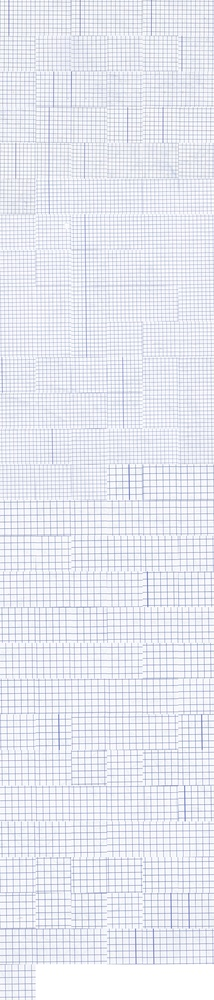
#> input picture contact_sheet.jpg, 214 x 1000 px, shrunk from 1536 x 7168 before the run
$ python digitize_notebook.py --input ../../contact_sheet.jpg --output out.png
#> lines starting #> are read from the running program, lines starting #| are printed output that depends on the picture
#!/usr/bin/env python3
"""
digitize_notebook.py — v4
==========================
Digitaliza dibujos escaneados de libretas de cuadrícula azul.

Pipeline:
  1. Detecta tintas de color (rojo, verde, etc.) sobre la imagen original.
  2. Construye un canal sintético que aclara la cuadrícula azul sin tocar los trazos.
  3. Extrae la máscara del dibujo mediante umbral adaptativo sobre ese canal.
  4. Detecta cuadrícula residual (líneas largas y rectas) y la repara con inpainting.
  5. Re-extrae la máscara sobre la imagen ya reparada.
  6. Fusiona la máscara del dibujo con las tintas de color detectadas.
  7. Elimina ruido puntual analizando componentes conectados por tamaño y contexto.
  8. Exporta imagen final: papel blanco, trazos negros.

Uso básico:
  python digitize_notebook.py -i escan.png -o digital.png
  python digitize_notebook.py -i escan.png -o digital.png --debug
  python digitize_notebook.py -i escan.png -o digital.png --alpha 5 --c-offset 7

Ajuste fino:
  Queda cuadrícula           → subir --alpha (5-6)  o  --c-offset (7-9)
  Faltan trazos claros       → bajar --alpha (2-3)  o  --c-offset (3-4)
  Mucho ruido de puntos      → subir --noise-area-small (25-30)
  Se pierden detalles finos  → bajar --noise-area-small (10-15)

Requisitos:
  pip install opencv-python-headless numpy

Autor: generado con Claude (Anthropic) — v3
"""

import argparse
import os
import sys
from pathlib import Path

import cv2
import numpy as np

# ─────────────────────────────────────────────────────────────────────────────
# HELPERS DE I/O SEGUROS CON UNICODE
# cv2.imread / cv2.imwrite fallan silenciosamente en rutas con tildes, espacios
# o caracteres no-ASCII en Windows y algunos Linux. La solución es leer/escribir
# los bytes del archivo manualmente y dejar que OpenCV decodifique el buffer.
# ─────────────────────────────────────────────────────────────────────────────


def _imread(path: str) -> np.ndarray | None:
    """cv2.imread con soporte completo de Unicode en la ruta.

    Args:
        path: Ruta al archivo de imagen (acepta tildes, espacios, etc.)

    Returns:
        Imagen BGR uint8 o None si el archivo no existe / no es una imagen.
    """
    buf = np.fromfile(path, dtype=np.uint8)
    return cv2.imdecode(buf, cv2.IMREAD_COLOR)


def _imwrite(path: str, img: np.ndarray) -> bool:
    """cv2.imwrite con soporte completo de Unicode en la ruta.

    Infiere el formato por la extensión del path (igual que cv2.imwrite).

    Args:
        path: Ruta de destino.
        img:  Imagen BGR o grayscale, dtype uint8.

    Returns:
        True si se guardó correctamente, False en caso contrario.
    """
    ext = Path(path).suffix.lower()
    ok, buf = cv2.imencode(ext, img)
    if not ok:
        return False
    buf.tofile(path)
    return True


# ─────────────────────────────────────────────────────────────────────────────
# PARÁMETROS POR DEFECTO
# ─────────────────────────────────────────────────────────────────────────────

# Canal sintético
DEFAULT_ALPHA = 4  # Fuerza de supresión azul. Subir → más cuadrícula eliminada.

# Umbral adaptativo
DEFAULT_BLOCK = 25  # Tamaño de vecindario adaptativo (impar, ≥ 15).
DEFAULT_C_OFFSET = (
    5  # Offset del umbral. Subir → más selectivo (menos falsos positivos).
)

# Detección de cuadrícula residual
DEFAULT_GRID_KERNEL = (
    120  # Longitud mínima (px) de línea recta para clasificarla como cuadrícula.
)
DEFAULT_INPAINT_R = 4  # Radio del inpainting TELEA para reparar zonas de cuadrícula.

# Limpieza de ruido por componentes
DEFAULT_NOISE_SMALL = (
    20  # Área (px) por debajo de la cual un componente aislado es ruido seguro.
)
DEFAULT_NOISE_MEDIUM = (
    100  # Área (px) por debajo de la cual se aplica criterio de forma.
)
DEFAULT_NOISE_RADIUS = (
    25  # Radio de influencia (px) de los trazos grandes para proteger vecinos.
)
DEFAULT_NOISE_DENSITY = (
    0.60  # Densidad mínima (area/bbox) para clasificar un mediano como blob=ruido.
)

# Tintas de color: rangos HSV (H 0-180, S 0-255, V 0-255)
# Añadir o quitar entradas para soportar más colores.
COLOR_INK_RANGES = [
    # nombre,   H_lo, H_hi,  S_lo, V_lo, V_hi,  R-G_min, R-B_min   (condición RGB adicional)
    ("rojo", 0, 12, 40, 40, 230, 15, 15),
    ("rojo-mag", 155, 180, 40, 40, 230, 15, 15),
]


# ─────────────────────────────────────────────────────────────────────────────
# PASO 0 — CARGA Y ANÁLISIS
# ─────────────────────────────────────────────────────────────────────────────


def load_image(path: str) -> np.ndarray:
    img = _imread(path)
    if img is None:
        raise FileNotFoundError(f"No se puede abrir: {path}")
    return img


def analyze_image(img: np.ndarray) -> dict:
    b, g, r = cv2.split(img)
    excess = float(b.mean()) - float(r.mean())
    info = {"blue_excess": excess, "shape": img.shape}
    if excess > 5:
        print(f"  Cuadrícula AZUL detectada (B−R = {excess:.1f})")
    else:
        print(f"  Exceso azul bajo (B−R = {excess:.1f}) — puede no ser cuadrícula azul")
    return info


# ─────────────────────────────────────────────────────────────────────────────
# PASO 1 — DETECCIÓN DE TINTAS DE COLOR
# ─────────────────────────────────────────────────────────────────────────────


def detect_color_inks(img: np.ndarray) -> np.ndarray:
    """
    Detecta tintas de color (rojo, verde, etc.) sobre la imagen ORIGINAL
    antes de cualquier procesado, ya que el canal sintético las eliminaría.

    Estrategia doble:
      - Filtro HSV: captura por tono y saturación.
      - Filtro RGB: el canal dominante debe superar a los otros en al menos
        un umbral (evita falsos positivos en sombras grises desaturadas).

    Retorna máscara uint8 acumulada de todos los colores: 255 = tinta de color.
    """
    hsv = cv2.cvtColor(img, cv2.COLOR_BGR2HSV)
    b_ch, g_ch, r_ch = cv2.split(img)
    h_ch, s_ch, v_ch = cv2.split(hsv)

    combined = np.zeros(img.shape[:2], dtype=np.uint8)

    for name, h_lo, h_hi, s_lo, v_lo, v_hi, rg_min, rb_min in COLOR_INK_RANGES:
        # Máscara HSV
        hsv_mask = cv2.inRange(
            hsv, np.array([h_lo, s_lo, v_lo]), np.array([h_hi, 255, v_hi])
        )

        # Máscara RGB: canal R dominante
        rgb_mask = (
            (r_ch.astype(int) - g_ch.astype(int) > rg_min)
            & (r_ch.astype(int) - b_ch.astype(int) > rb_min)
        ).astype(np.uint8) * 255

        layer = cv2.bitwise_and(hsv_mask, rgb_mask)

        # Dilatación pequeña: rellena huecos internos del trazo
        k = cv2.getStructuringElement(cv2.MORPH_ELLIPSE, (3, 3))
        layer = cv2.dilate(layer, k, iterations=1)

        n = int(layer.sum() // 255)
        if n > 0:
            print(f"  Tinta '{name}': {n} px detectados")
        combined = cv2.bitwise_or(combined, layer)

    return combined


# ─────────────────────────────────────────────────────────────────────────────
# PASO 2 — CANAL SINTÉTICO (supresión de cuadrícula azul)
# ─────────────────────────────────────────────────────────────────────────────


def build_synthetic_channel(img: np.ndarray, alpha: int) -> np.ndarray:
    """
    Canal sintético = gray + alpha × max(B − R, 0)

    La cuadrícula azul (B > R) se aclara proporcionalmente a su azul:
      - Grid (B−R ≈ +11, gray ≈ 185): synthetic ≈ 185 + 4×11 = 229  → casi papel
      - Trazo negro (B−R ≈ 0, gray ≈ 70): synthetic ≈ 70              → igual de oscuro
      - Papel blanco (B−R ≈ +10, gray ≈ 250): synthetic ≈ 290 → 255  → sigue siendo blanco

    Resultado: umbralizar este canal captura todo el dibujo sin la cuadrícula.
    """
    b, g, r = cv2.split(img)
    gray = cv2.cvtColor(img, cv2.COLOR_BGR2GRAY)
    blue_excess = b.astype(np.float32) - r.astype(np.float32)
    synthetic = gray.astype(np.float32) + alpha * np.clip(blue_excess, 0, None)
    return np.clip(synthetic, 0, 255).astype(np.uint8)


# ─────────────────────────────────────────────────────────────────────────────
# PASO 3 — EXTRACCIÓN DE MÁSCARA DE DIBUJO
# ─────────────────────────────────────────────────────────────────────────────


def extract_mask(synthetic: np.ndarray, block: int, c_offset: int) -> np.ndarray:
    """
    Umbral adaptativo gaussiano sobre el canal sintético.

    El umbral adaptativo ajusta el valor localmente en cada vecindario
    de 'block × block' píxeles, compensando variaciones de iluminación
    del escáner (sombras de encuadernación, vignetting).

    Retorna máscara: 255 = tinta, 0 = papel / cuadrícula.
    """
    synth_blur = cv2.GaussianBlur(synthetic, (5, 5), 0)
    return cv2.adaptiveThreshold(
        synth_blur,
        255,
        cv2.ADAPTIVE_THRESH_GAUSSIAN_C,
        cv2.THRESH_BINARY_INV,
        blockSize=block,
        C=c_offset,
    )


# ─────────────────────────────────────────────────────────────────────────────
# PASO 4 — DETECCIÓN Y ELIMINACIÓN DE CUADRÍCULA RESIDUAL
# ─────────────────────────────────────────────────────────────────────────────


def detect_grid_residual(mask: np.ndarray, grid_kernel: int) -> np.ndarray:
    """
    Extrae de la máscara solo los elementos LARGOS Y PERFECTAMENTE RECTOS,
    que son los únicos que pueden ser cuadrícula (el dibujo es curvo y corto).

    Usa apertura morfológica con kernels muy anchos (1 × grid_kernel y
    grid_kernel × 1): solo sobreviven elementos continuos de esa longitud.
    """
    kh = cv2.getStructuringElement(cv2.MORPH_RECT, (grid_kernel, 1))
    kv = cv2.getStructuringElement(cv2.MORPH_RECT, (1, grid_kernel))
    return cv2.add(
        cv2.morphologyEx(mask, cv2.MORPH_OPEN, kh),
        cv2.morphologyEx(mask, cv2.MORPH_OPEN, kv),
    )


def inpaint_grid(
    img: np.ndarray, grid_mask: np.ndarray, inpaint_r: int
) -> tuple[np.ndarray, int]:
    """
    Repara las zonas de cuadrícula detectadas con el algoritmo TELEA
    (Fast Marching Method): reconstruye los píxeles interpolando desde
    el borde de la región, ponderando por distancia y dirección de gradiente.

    La máscara se dilata ligeramente (3px) para cubrir los bordes del trazo.
    """
    kd = cv2.getStructuringElement(cv2.MORPH_RECT, (3, 3))
    grid_dilated = cv2.dilate(grid_mask, kd, iterations=2)
    n_px = int(grid_dilated.sum() // 255)
    if n_px > 0:
        img_out = cv2.inpaint(
            img, grid_dilated, inpaintRadius=inpaint_r, flags=cv2.INPAINT_TELEA
        )
    else:
        img_out = img
    return img_out, n_px


# ─────────────────────────────────────────────────────────────────────────────
# PASO 5 — LIMPIEZA DE RUIDO POR COMPONENTES CONECTADOS
# ─────────────────────────────────────────────────────────────────────────────


def remove_noise_components(
    ink: np.ndarray,
    area_small: int,
    area_medium: int,
    influence_radius: int,
    density_thresh: float,
) -> tuple[np.ndarray, dict]:
    """
    Elimina ruido puntual inspeccionando cada componente conectado (blob)
    individualmente, sin tocar nunca los trazos grandes del dibujo.

    Criterios:
      PEQUEÑOS (área < area_small, aislados):
        → Eliminados directamente. Ningún trazo de bolígrafo tiene solo
          5-15px de área; son 100% ruido de escáner o textura de papel.

      MEDIANOS (area_small ≤ área < area_medium, aislados):
        → Se analiza la forma: density = area / (w × h).
          Blob compacto y cuadrado (density > thresh, aspect ratio ~1) = ruido.
          Alargado o irregular (fragmento de trazo) = conservar.

      GRANDES (área ≥ area_medium) o CERCANOS a grandes:
        → Nunca eliminados. La zona de influencia (influence_radius px
          alrededor de cada componente grande) protege también los
          extremos de trazo y detalles finos contiguos.

    Retorna (ink limpia, estadísticas).
    """
    num_labels, labels, stats, _ = cv2.connectedComponentsWithStats(ink, connectivity=8)
    areas = stats[1:, cv2.CC_STAT_AREA]
    widths = stats[1:, cv2.CC_STAT_WIDTH]
    heights = stats[1:, cv2.CC_STAT_HEIGHT]

    # Zona de influencia de trazos grandes
    big_mask = np.zeros_like(ink)
    for i in range(len(areas)):
        if areas[i] >= area_medium:
            big_mask[labels == i + 1] = 255
    r = influence_radius * 2 + 1
    k = cv2.getStructuringElement(cv2.MORPH_ELLIPSE, (r, r))
    big_zone = cv2.dilate(big_mask, k)

    clean_ink = ink.copy()
    stats_out = {"removed_small": 0, "removed_medium": 0, "kept_medium": 0}

    for i in range(len(areas)):
        area = areas[i]
        w = widths[i]
        h = heights[i]
        comp = labels == i + 1
        near_big = big_zone[comp].any()

        if area < area_small and not near_big:
            clean_ink[comp] = 0
            stats_out["removed_small"] += 1

        elif area_small <= area < area_medium and not near_big:
            density = area / max(w * h, 1)
            ar = w / max(h, 1)
            if density > density_thresh and 0.5 < ar < 2.0:
                clean_ink[comp] = 0
                stats_out["removed_medium"] += 1
            else:
                stats_out["kept_medium"] += 1

    return clean_ink, stats_out


# ─────────────────────────────────────────────────────────────────────────────
# DEBUG
# ─────────────────────────────────────────────────────────────────────────────


# [43 lines left out: function save_debug, not called in this run]


# ─────────────────────────────────────────────────────────────────────────────
# PIPELINE PRINCIPAL
# ─────────────────────────────────────────────────────────────────────────────


def digitize(
    input_path: str,
    output_path: str,
    alpha: int = DEFAULT_ALPHA,
    block: int = DEFAULT_BLOCK,
    c_offset: int = DEFAULT_C_OFFSET,
    grid_kernel: int = DEFAULT_GRID_KERNEL,
    inpaint_r: int = DEFAULT_INPAINT_R,
    noise_small: int = DEFAULT_NOISE_SMALL,
    noise_medium: int = DEFAULT_NOISE_MEDIUM,
    noise_radius: int = DEFAULT_NOISE_RADIUS,
    noise_density: float = DEFAULT_NOISE_DENSITY,
    skip_inpaint: bool = False,
    skip_color: bool = False,
    skip_denoise: bool = False,
    debug: bool = False,
) -> None:

    # ── 0. Carga ─────────────────────────────────────────────────────────────
    print("\n[0/6] Cargando imagen...")
    img = load_image(input_path)
    h, w = img.shape[:2]
    print(f"  {w}×{h} px")
    analyze_image(img)

    # ── 1. Tintas de color ───────────────────────────────────────────────────
    print("\n[1/6] Detectando tintas de color...")
    if skip_color:
        color_mask = np.zeros((h, w), dtype=np.uint8)
        print("  Omitido (--skip-color)")
    else:
        color_mask = detect_color_inks(img)
        n_color = int(color_mask.sum() // 255)
        if n_color == 0:
            print("  No se detectaron tintas de color")

    # ── 2. Canal sintético + máscara inicial ─────────────────────────────────
    print(f"\n[2/6] Canal sintético (alpha={alpha}) + máscara adaptativa...")
    synthetic = build_synthetic_channel(img, alpha)
    mask_raw = extract_mask(synthetic, block, c_offset)
    print(f"  Píxeles de tinta detectados: {int(mask_raw.sum()//255):,}")

    # ── 3. Cuadrícula residual + inpainting ──────────────────────────────────
    print("\n[3/6] Cuadrícula residual + inpainting...")
    grid_mask = detect_grid_residual(mask_raw, grid_kernel)

    if skip_inpaint:
        img_clean = img
        print("  Inpainting omitido (--skip-inpaint)")
    else:
        img_clean, n_grid = inpaint_grid(img, grid_mask, inpaint_r)
        if n_grid > 0:
            print(f"  Grid reparado: {n_grid:,} px")
        else:
            print("  Sin cuadrícula residual significativa")

    # ── 4. Re-extraer máscara sobre imagen limpia ─────────────────────────────
    print("\n[4/6] Re-extrayendo máscara sobre imagen reparada...")
    synthetic2 = build_synthetic_channel(img_clean, alpha)
    mask_refined = extract_mask(synthetic2, block, c_offset)

    # Apertura morfológica mínima (elimina píxeles sueltos sin romper trazos)
    k_open = cv2.getStructuringElement(cv2.MORPH_ELLIPSE, (3, 3))
    mask_refined = cv2.morphologyEx(mask_refined, cv2.MORPH_OPEN, k_open)

    # ── 5. Fusión con tintas de color ─────────────────────────────────────────
    print("\n[5/6] Fusionando dibujo + tintas de color...")
    mask_combined = cv2.bitwise_or(mask_refined, color_mask)
    n_added = int(
        cv2.bitwise_and(color_mask, cv2.bitwise_not(mask_refined)).sum() // 255
    )
    print(f"  Píxeles de color añadidos al dibujo: {n_added:,}")

    # ── 6. Limpieza de ruido ──────────────────────────────────────────────────
    print("\n[6/6] Limpieza de ruido por componentes conectados...")
    if skip_denoise:
        mask_final = mask_combined
        print("  Omitida (--skip-denoise)")
    else:
        mask_final, st = remove_noise_components(
            mask_combined, noise_small, noise_medium, noise_radius, noise_density
        )
        print(
            f"  Eliminados pequeños (<{noise_small}px aislados):     {st['removed_small']:,}"
        )
        print(
            f"  Eliminados medianos compactos ({noise_small}-{noise_medium}px):  {st['removed_medium']:,}"
        )
        print(f"  Medianos conservados (posible detalle):  {st['kept_medium']:,}")

    # ── Resultado final ────────────────────────────────────────────────────────
    result = 255 - mask_final
    os.makedirs(str(Path(output_path).parent), exist_ok=True)
    _imwrite(output_path, result)

    n_ink = int(mask_final.sum() // 255)
    n_paper = mask_final.size - n_ink
    pct = n_ink / mask_final.size * 100
    print(f"\n✓ Guardado: {output_path}")
    print(f"  Tinta:  {n_ink:,} px ({pct:.1f}%)")
    print(f"  Papel:  {n_paper:,} px ({100-pct:.1f}%)")

    if debug:
        print("\n[DEBUG] Guardando imágenes de diagnóstico...")
        save_debug(
            output_path,
            img,
            color_mask,
            synthetic,
            mask_raw,
            grid_mask,
            mask_final,
            result,
        )


# ─────────────────────────────────────────────────────────────────────────────
# CLI
# ─────────────────────────────────────────────────────────────────────────────


def main() -> None:
    p = argparse.ArgumentParser(
        prog="digitize_notebook",
        description="Digitaliza dibujos de libreta de cuadrícula azul → imagen B&N limpia.",
        formatter_class=argparse.RawDescriptionHelpFormatter,
        epilog="""
ejemplos:
  %(prog)s -i escan.png -o digital.png
  %(prog)s -i escan.png -o digital.png --debug
  %(prog)s -i escan.png -o digital.png --alpha 5 --c-offset 7
  %(prog)s -i escan.png -o digital.png --skip-inpaint --skip-color

ajuste rápido:
  queda cuadrícula     →  --alpha 5  o  --c-offset 7
  faltan trazos        →  --alpha 3  o  --c-offset 3
  demasiado ruido      →  --noise-area-small 30
  se pierden detalles  →  --noise-area-small 10
        """,
    )

    io = p.add_argument_group("entrada / salida")
    io.add_argument(
        "-i",
        "--input",
        required=True,
        metavar="RUTA",
        help="Imagen de entrada (PNG, JPG, TIFF...)",
    )
    io.add_argument(
        "-o",
        "--output",
        required=True,
        metavar="RUTA",
        help="Imagen de salida (recomendado PNG)",
    )

    synth = p.add_argument_group("canal sintético (supresión de cuadrícula azul)")
    synth.add_argument(
        "--alpha",
        type=int,
        default=DEFAULT_ALPHA,
        metavar="N",
        help=f"Fuerza de supresión azul [default: {DEFAULT_ALPHA}]",
    )
    synth.add_argument(
        "--block",
        type=int,
        default=DEFAULT_BLOCK,
        metavar="N",
        help=f"Bloque umbral adaptativo, impar [default: {DEFAULT_BLOCK}]",
    )
    synth.add_argument(
        "--c-offset",
        type=int,
        default=DEFAULT_C_OFFSET,
        metavar="N",
        help=f"Offset umbral adaptativo [default: {DEFAULT_C_OFFSET}]",
    )

    grid = p.add_argument_group("eliminación de cuadrícula residual")
    grid.add_argument(
        "--grid-kernel",
        type=int,
        default=DEFAULT_GRID_KERNEL,
        metavar="N",
        help=f"Longitud mínima de línea recta (px) [default: {DEFAULT_GRID_KERNEL}]",
    )
    grid.add_argument(
        "--inpaint-r",
        type=int,
        default=DEFAULT_INPAINT_R,
        metavar="N",
        help=f"Radio inpainting TELEA [default: {DEFAULT_INPAINT_R}]",
    )

    noise = p.add_argument_group("limpieza de ruido por componentes")
    noise.add_argument(
        "--noise-area-small",
        type=int,
        default=DEFAULT_NOISE_SMALL,
        metavar="N",
        help=f"Área máxima de componente aislado eliminado sin análisis [default: {DEFAULT_NOISE_SMALL}]",
    )
    noise.add_argument(
        "--noise-area-medium",
        type=int,
        default=DEFAULT_NOISE_MEDIUM,
        metavar="N",
        help=f"Área límite para análisis de forma [default: {DEFAULT_NOISE_MEDIUM}]",
    )
    noise.add_argument(
        "--noise-radius",
        type=int,
        default=DEFAULT_NOISE_RADIUS,
        metavar="N",
        help=f"Radio de influencia de trazos grandes (px) [default: {DEFAULT_NOISE_RADIUS}]",
    )
    noise.add_argument(
        "--noise-density",
        type=float,
        default=DEFAULT_NOISE_DENSITY,
        metavar="F",
        help=f"Densidad mínima para clasificar mediano como blob=ruido [default: {DEFAULT_NOISE_DENSITY}]",
    )

    flags = p.add_argument_group("flags opcionales")
    flags.add_argument(
        "--skip-inpaint",
        action="store_true",
        help="Omitir inpainting de cuadrícula residual (más rápido)",
    )
    flags.add_argument(
        "--skip-color", action="store_true", help="Omitir detección de tintas de color"
    )
    flags.add_argument(
        "--skip-denoise",
        action="store_true",
        help="Omitir limpieza de ruido por componentes",
    )
    flags.add_argument(
        "--debug",
        "-d",
        action="store_true",
        help="Guardar imágenes de diagnóstico en debug_output/",
    )

    args = p.parse_args()

    # Validaciones
    if args.block % 2 == 0:
        p.error("--block debe ser impar")
    if args.block < 3:
        p.error("--block debe ser ≥ 3")

    try:
        digitize(
            input_path=args.input,
            output_path=args.output,
            alpha=args.alpha,
            block=args.block,
            c_offset=args.c_offset,
            grid_kernel=args.grid_kernel,
            inpaint_r=args.inpaint_r,
            noise_small=args.noise_area_small,
            noise_medium=args.noise_area_medium,
            noise_radius=args.noise_radius,
            noise_density=args.noise_density,
            skip_inpaint=args.skip_inpaint,
            skip_color=args.skip_color,
            skip_denoise=args.skip_denoise,
            debug=args.debug,
        )
#> in _imread, returned value is the input picture: shape (1000, 214, 3); mean B, G, R 240.3, 232.6, 230.5
#|   214×1000 px
#> in analyze_image, `excess = float(b.mean()) - float(r.mean())`: excess = 9.83
#> in analyze_image, `info = {"blue_excess": excess, "shape": img.shape}`: info = {'blue_excess': 9.83, 'shape': (1000, 214, 3)}
#|   Cuadrícula AZUL detectada (B−R = 9.8)
#> in detect_color_inks, `h_ch, s_ch, v_ch = cv2.split(hsv)`:
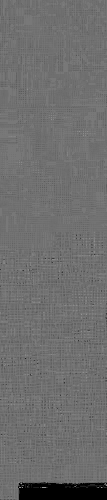
#> h_ch: shape (1000, 214) (shown at 1/2 size); min 0, max 165, mean 109.2
#> in detect_color_inks, `h_ch, s_ch, v_ch = cv2.split(hsv)`:
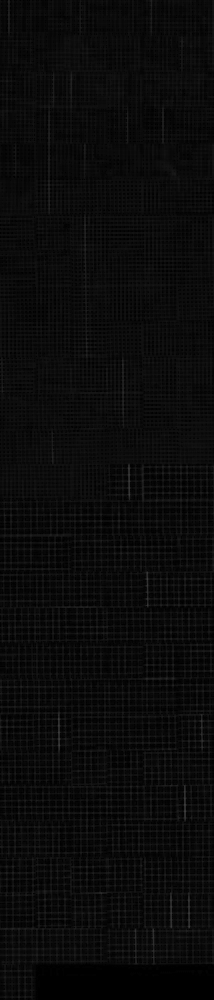
#> s_ch: shape (1000, 214); min 0, max 62, mean 10.7
#> the loop in detect_color_inks, `for name, h_lo, h_hi, s_lo, v_lo, v_hi, rg_min, rb_min in COLOR_INK_RA..` made 2 passes
#> n on passes 1 to 2: 0, 0
#> (the rest of the program and of its run is left out)
